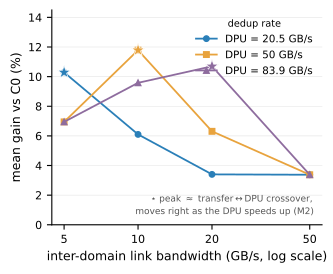

Write Python code to recreate this figure.
#!/usr/bin/env python3
# fig_bandwidth_bridge_v2.py -- Fig 5 redesign: markers, sequential
# blues (ordered DPU rate), direct peak labels (no legend), starred
# crossovers. No theory curve (M3: no closed form predicts cycles;
# kappa regime-dependent) and no global regime shading (crossover is
# per-line). Anchors: Table V cells, verified 2026-07-15.
import csv, statistics as st
from collections import defaultdict
import fig_style
fig_style.apply()
import matplotlib.pyplot as plt

CSV = "sensitivity_gpd8_results.csv"
OUT = "fig_bandwidth_bridge_v6.pdf"
BWS  = [5, 10, 20, 50]
DPUS = [(20500, fig_style.CARTS_BLUE, "o", "DPU = 20.5 GB/s"),
        (50000, "#E8A33D", "s", "DPU = 50 GB/s"),
        (83900, "#8E6C9E", "^", "DPU = 83.9 GB/s")]
LOCK = {(5,20500):10.3,(5,50000):6.9,(5,83900):6.9,
 (10,20500):6.1,(10,50000):11.8,(10,83900):9.6,
 (20,20500):3.4,(20,50000):6.3,(20,83900):10.7,
 (50,20500):3.4,(50,50000):3.4,(50,83900):3.4}
TOL = 0.05
PEAK = {20500: 5, 50000: 10, 83900: 20}
LBLOFF = {20500: (14, 16), 50000: (10, 8), 83900: (10, 8)}

d = defaultdict(list)
for r in csv.DictReader(open(CSV)):
    d[(int(r["bw_gbs"]), int(r["dpu_bytes_per_us"]))].append(float(r["new_vs_c0"]))
mean = {k: st.mean(v) for k, v in d.items()}
for k, e in LOCK.items():
    assert len(d[k]) == 6 and abs(mean[k] - e) <= TOL, "anchor fail %s" % (k,)
print("all anchors verified -- plotting")

fig, ax = plt.subplots(figsize=(3.5, 2.8))
for dpu, col, mk, lbl in DPUS:
    y = [mean[(b, dpu)] for b in BWS]
    ax.plot(BWS, y, marker=mk, markersize=4, linewidth=1.3,
            color=col, zorder=3, label=lbl)
    pk = PEAK[dpu]
    ax.plot([pk], [mean[(pk, dpu)]], marker="*", markersize=10,
            color=col, markeredgecolor="white", markeredgewidth=0.5,
            zorder=4)
ax.set_xscale("log")
ax.set_xticks(BWS); ax.set_xticklabels(["5", "10", "20", "50"])
ax.minorticks_off()
ax.set_xlabel("inter-domain link bandwidth (GB/s, log scale)")
ax.set_ylabel("mean gain vs C0 (%)")
ax.set_ylim(0, 14.5)
ax.legend(loc="upper right", title="dedup rate", title_fontsize=7)
ax.annotate("$\\star$ peak $\\approx$ transfer$\\leftrightarrow$DPU crossover,\n"
            "moves right as the DPU speeds up (M2)",
            xy=(0.97, 0.05), xycoords="axes fraction",
            ha="right", fontsize=6.5, color="#555555")
fig.savefig(OUT)
print("wrote", OUT)
